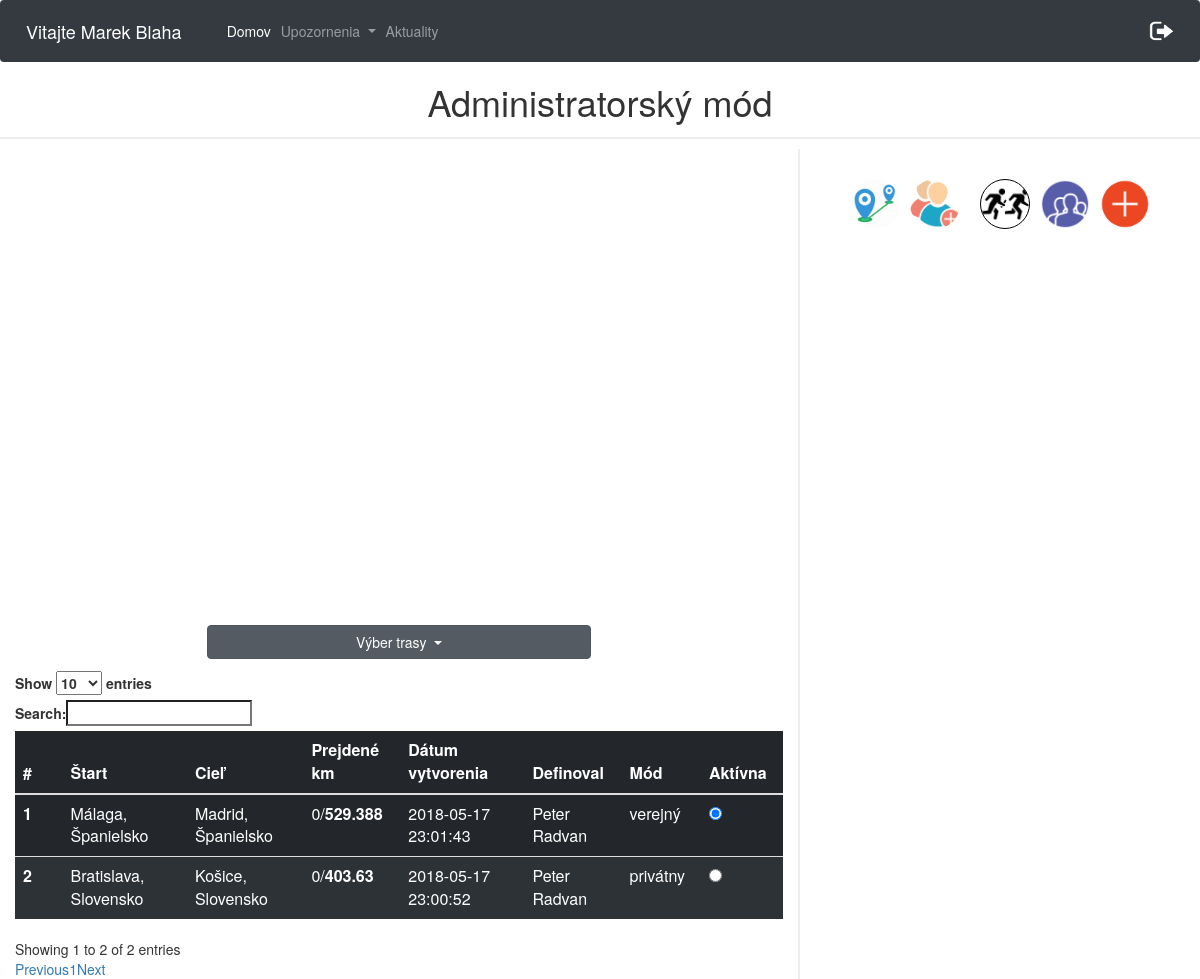
The app's page /cestyAdmin.php (signed in) with its own data.
### tables this page shows
CREATE TABLE `pouzivatelia` (
  `id` int(11) NOT NULL,
  `meno` varchar(20) NOT NULL,
  `priezvisko` varchar(20) NOT NULL,
  `email` varchar(40) NOT NULL,
  `heslo` varchar(60) NOT NULL,
  `stredna_skola` varchar(40) NOT NULL,
  `stredna_skola_adresa` varchar(60) NOT NULL,
  `ulica` varchar(40) NOT NULL,
  `psc` varchar(10) NOT NULL,
  `obec` varchar(40) NOT NULL,
  `rola` varchar(10) NOT NULL DEFAULT 'user',
  `odoberatel` tinyint(1) NOT NULL DEFAULT '0',
  `prve_prihlasenie` int(11) NOT NULL DEFAULT '0',
  `nazovtimu` varchar(50) DEFAULT NULL
);

CREATE TABLE `trasa_pouzivatel` (
  `id` int(11) NOT NULL,
  `id_pouzivatel` int(11) NOT NULL,
  `id_trasa` int(11) NOT NULL,
  `prejdene_km` int(11) NOT NULL,
  `aktivna_trasa` int(11) NOT NULL
);

CREATE TABLE `trasa` (
  `id` int(10) UNSIGNED NOT NULL,
  `start_nazov` varchar(50) NOT NULL,
  `start_lat` varchar(20) NOT NULL,
  `start_long` varchar(20) NOT NULL,
  `ciel_nazov` varchar(50) NOT NULL,
  `ciel_lat` varchar(20) NOT NULL,
  `ciel_long` varchar(20) NOT NULL,
  `celkove_km` double NOT NULL,
  `datum_vytvorenia` datetime NOT NULL,
  `mod_trasy` varchar(20) NOT NULL,
  `id_user` int(11) NOT NULL,
  `vytvoril` varchar(100) NOT NULL
);

### cestyAdmin.php (the view, shortened to what this page needs)
<html>
<head>
    <link rel="stylesheet" href="https://maxcdn.bootstrapcdn.com/bootstrap/4.0.0/css/bootstrap.min.css">
    <link rel="stylesheet" type="text/css" href="https://maxcdn.bootstrapcdn.com/bootstrap/3.3.7/css/bootstrap.min.css">
    <link rel="stylesheet" type="text/css" href="https://cdn.datatables.net/1.10.16/css/dataTables.bootstrap.min.css">
    <link rel="stylesheet" href="./css/cesty.css">
</head>
<body>
<nav class="navbar navbar-expand-lg  navbar-dark bg-dark">
        <span class="navbar-brand" >
            <?php
            $conn = new mysqli($servername, $username, $password, $dbname);
            $conn->set_charset("UTF8");
            $email= $_SESSION['email'];
            $query="SELECT meno, priezvisko from pouzivatelia WHERE email='$email'";
            $result = mysqli_query($conn,$query);
            while ($data = mysqli_fetch_array($result)){
                echo "Vitajte ".$data['meno']." ".$data['priezvisko'];
            }
            ?>
        </span>
    <div class="collapse navbar-collapse" id="navbarSupportedContent">
        <ul class="navbar-nav mr-auto">
            <li class="nav-item active">
                <a class="nav-link" href="cestyAdmin.php">Domov</a>
            </li>
            <li class="nav-item dropdown">
                <a class="nav-link dropdown-toggle" href="#" id="navbarDropdown" role="button" data-toggle="dropdown" aria-haspopup="true" aria-expanded="false">
                    Upozornenia
                </a>
            </li>
            <li class="nav-item">
                <a class="nav-link" href="aktuality.php">
                    Aktuality
                </a>
            </li>
        </ul>
        <ul class="nav navbar-nav navbar-right">
            <li><a href="aktuality.php?odhlasenie='1'"><img src="logOut.png" width="25px" height="20px"></a></li>
        </ul>
    </div>
</nav>
<h1 class="adminMode">Administratorský mód</h1>
<div class="row">
    <div class="col-8 leftCol">
        <div id="myMap" style="height: 400px; width: 70%"></div>
        <div class="dropdown show " id="trasyId">
            <a class="btn btn-secondary dropdown-toggle" href="#" role="button" id="dropdownMenuLink" data-toggle="dropdown" aria-haspopup="true" aria-expanded="false">
                Výber trasy
            </a>
            <?php
            $conn = new mysqli($servername, $username, $password, $dbname);
            $conn->set_charset("UTF8");
            $sql = "SELECT trasa.id as tid, pouzivatelia.id, trasa.start_nazov, trasa.ciel_nazov, trasa_pouzivatel.prejdene_km, trasa.celkove_km, trasa.datum_vytvorenia, trasa_pouzivatel.aktivna_trasa, trasa.mod_trasy, trasa.vytvoril
                    FROM trasa_pouzivatel
                    INNER JOIN trasa ON trasa.id = trasa_pouzivatel.id_trasa
                    INNER JOIN pouzivatelia on pouzivatelia.id = trasa_pouzivatel.id_pouzivatel
                    ORDER BY aktivna_trasa DESC";
            ?>
        </div>
        <table class="table table-dark" id="privatneTrasy">
            <thead>
            <tr>
                <th scope="col">#</th>
                <th scope="col">Štart</th>
                <th scope="col">Cieľ</th>
                <th scope="col">Prejdené km</th>
                <th scope="col">Dátum vytvorenia</th>
                <th scope="col">Definoval</th>
                <th scope="col">Mód</th>
                <th scope="col">Aktívna</th>
            </tr>
            </thead>
            <tbody>
            <?php
            $i = 1;
            if ($result = $conn->query($sql)) {
                while ($row = $result->fetch_object()) {
                    echo "<tr>";
                    echo "<th scope='row'>$i <span class='spanId' >$row->id</span><span class='spanTid' >$row->tid</span></th>";
                    echo "<td>$row->start_nazov</td>";
                    echo "<td>$row->ciel_nazov</td>";
                    echo "<td>$row->prejdene_km/<b>$row->celkove_km</b></td>";
                    echo "<td>$row->datum_vytvorenia</td>";
                    echo "<td>$row->vytvoril</td>";
                    echo "<td>$row->mod_trasy</td>";
                    if($row->aktivna_trasa > 0){
                        echo "<td><input onclick='check($i)' class='radio' type='radio' checked> </td>";
                    }
                    else{
                        echo "<td><input onclick='check($i)' class='radio' type='radio' ></td>";
                    }
                    echo "</tr>";
                    $i++;
                }
            }
            ?>
            </tbody>
        </table>
    </div>
    <div class="col-4 rightCol">
        <img src="img/add.png"    id="privateBtn" class="addBtn" alt="add">
        <img src="img/public.png" id="publicBtn" class="addBtn" alt="add">
        <img src="img/relay.png"  id="relayBtn" class="addBtn" alt="add">
        <a href="stafetovyMod.php" > <img src="img/addpeople.png" id="addPeople" class="addBtn" alt="add"></a>
        <img src="img/distance.png" id="distanceBtn" class="addBtn" alt="add">
</div>
</body>
</html>

### css/cesty.css (style rules this page uses)
.leftCol { border-right: 2px solid #eee !important; }
.row { box-sizing: border-box !important; margin:0; }
#myMap { margin: 5% auto; }
#dropdownMenuLink { width:100% !important; margin-bottom:3% !important; }
#trasyId { margin: 0 auto; width:50% !important; }
.addBtn { position: absolute; top:30px; right:50px; width: 50px; height:50px; transition: all 0.3s linear; border-radius: 50%; }
.addBtn:nth-child(2) { right:110px; }
.addBtn:nth-child(3) { right:170px; border-radius: 50%; border: 1px solid black; }
#distanceBtn { left:50px; }
.addBtn:nth-child(5) { left:50px; background: #fff; border-radius: 50%; }
#addPeople { left:110px; }
#privatneTrasy tr { background: rgba(50,56,62,0.7); }
#privatneTrasy tr:first-child { background: rgba(50,56,62,0.1); }
.adminMode { text-align: center; border-bottom:2px solid #eeeeee; padding-bottom: 15px; }

### records on screen
pouzivatelia: meno "Marek", priezvisko "Blaha"
trasa_pouzivatel: id_trasa.start_nazov "Málaga, Španielsko", id_trasa.ciel_nazov "Madrid, Španielsko", prejdene_km "0", id_trasa.celkove_km "529.388", id_trasa.datum_vytvorenia "2018-05-17 23:01:43", id_trasa.vytvoril "Peter Radvan", id_trasa.mod_trasy "verejný"
trasa_pouzivatel: id_trasa.start_nazov "Bratislava, Slovensko", id_trasa.ciel_nazov "Košice, Slovensko", prejdene_km "0", id_trasa.celkove_km "403.63", id_trasa.datum_vytvorenia "2018-05-17 23:00:52", id_trasa.vytvoril "Peter Radvan", id_trasa.mod_trasy "privátny"
